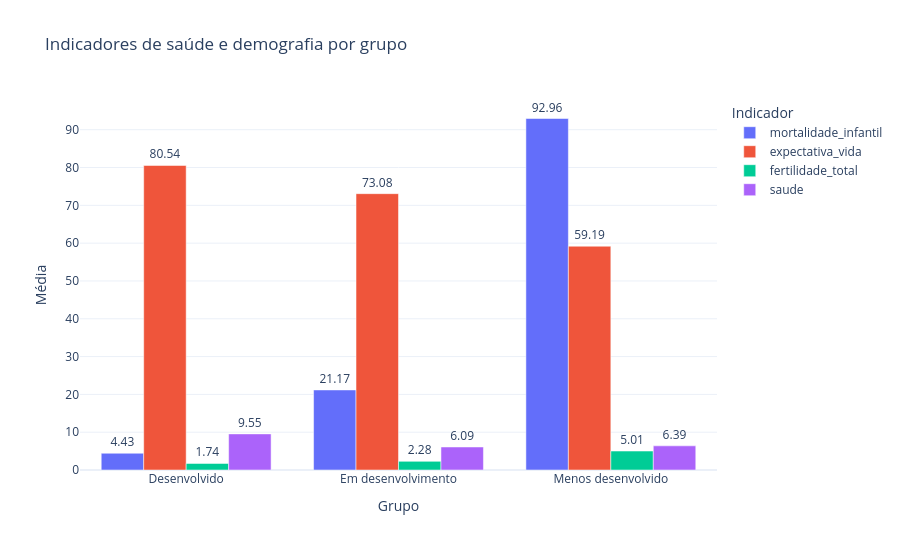

The notebook cell this image was saved under:
### Markdown cell above
## Comparando os indicadores de saúde e demografia

### Code cell
indicadores_chave = [
    'mortalidade_infantil',
    'expectativa_vida',
    'fertilidade_total',
    'saude'
]

perfil_chave = df.groupby('cluster')[indicadores_chave].mean()

perfil_chave.index = perfil_chave.index.map(nomes_cluster)

perfil_chave = perfil_chave.loc[
    ['Desenvolvido', 'Em desenvolvimento', 'Menos desenvolvido']
]


perfil_plot = perfil_chave.reset_index().melt(
    id_vars='cluster',
    var_name='Indicador',
    value_name='Média'
)

fig = px.bar(
    perfil_plot,
    x='cluster',
    y='Média',
    color='Indicador',
    barmode='group',
    text='Média',
    title='Indicadores de saúde e demografia por grupo'
)

fig.update_traces(
    texttemplate='%{text:.2f}',
    textposition='outside'
)

fig.update_layout(
    xaxis_title='Grupo',
    yaxis_title='Média',
    legend_title='Indicador',
    template='plotly_white',
    height=550,
    bargap=0.2
)

fig.show()

### Figure 1 — Plotly figure (JSON) as saved in the notebook; plotly's stock layout.template omitted (floating-point values rounded to 4 significant figures)
{"data": [{"alignmentgroup": "True", "hovertemplate": "Indicador=mortalidade_infantil<br>cluster=%{x}<br>Média=%{text}<extra></extra>", "legendgroup": "mortalidade_infantil", "marker": {"color": "#636efa", "pattern": {"shape": ""}}, "name": "mortalidade_infantil", "offsetgroup": "mortalidade_infantil", "orientation": "v", "showlegend": true, "text": [4.432, 21.17, 92.96], "textposition": "outside", "texttemplate": "%{text:.2f}", "type": "bar", "x": ["Desenvolvido", "Em desenvolvimento", "Menos desenvolvido"], "xaxis": "x", "y": [4.432, 21.17, 92.96], "yaxis": "y"}, {"alignmentgroup": "True", "hovertemplate": "Indicador=expectativa_vida<br>cluster=%{x}<br>Média=%{text}<extra></extra>", "legendgroup": "expectativa_vida", "marker": {"color": "#EF553B", "pattern": {"shape": ""}}, "name": "expectativa_vida", "offsetgroup": "expectativa_vida", "orientation": "v", "showlegend": true, "text": [80.54, 73.08, 59.19], "textposition": "outside", "texttemplate": "%{text:.2f}", "type": "bar", "x": ["Desenvolvido", "Em desenvolvimento", "Menos desenvolvido"], "xaxis": "x", "y": [80.54, 73.08, 59.19], "yaxis": "y"}, {"alignmentgroup": "True", "hovertemplate": "Indicador=fertilidade_total<br>cluster=%{x}<br>Média=%{text}<extra></extra>", "legendgroup": "fertilidade_total", "marker": {"color": "#00cc96", "pattern": {"shape": ""}}, "name": "fertilidade_total", "offsetgroup": "fertilidade_total", "orientation": "v", "showlegend": true, "text": [1.735, 2.282, 5.008], "textposition": "outside", "texttemplate": "%{text:.2f}", "type": "bar", "x": ["Desenvolvido", "Em desenvolvimento", "Menos desenvolvido"], "xaxis": "x", "y": [1.735, 2.282, 5.008], "yaxis": "y"}, {"alignmentgroup": "True", "hovertemplate": "Indicador=saude<br>cluster=%{x}<br>Média=%{text}<extra></extra>", "legendgroup": "saude", "marker": {"color": "#ab63fa", "pattern": {"shape": ""}}, "name": "saude", "offsetgroup": "saude", "orientation": "v", "showlegend": true, "text": [9.55, 6.089, 6.389], "textposition": "outside", "texttemplate": "%{text:.2f}", "type": "bar", "x": ["Desenvolvido", "Em desenvolvimento", "Menos desenvolvido"], "xaxis": "x", "y": [9.55, 6.089, 6.389], "yaxis": "y"}], "layout": {"bargap": 0.2, "barmode": "group", "height": 550, "legend": {"title": {"text": "Indicador"}, "tracegroupgap": 0}, "title": {"text": "Indicadores de saúde e demografia por grupo"}, "xaxis": {"anchor": "y", "domain": [0.0, 1.0], "title": {"text": "Grupo"}}, "yaxis": {"anchor": "x", "domain": [0.0, 1.0], "title": {"text": "Média"}}}}
